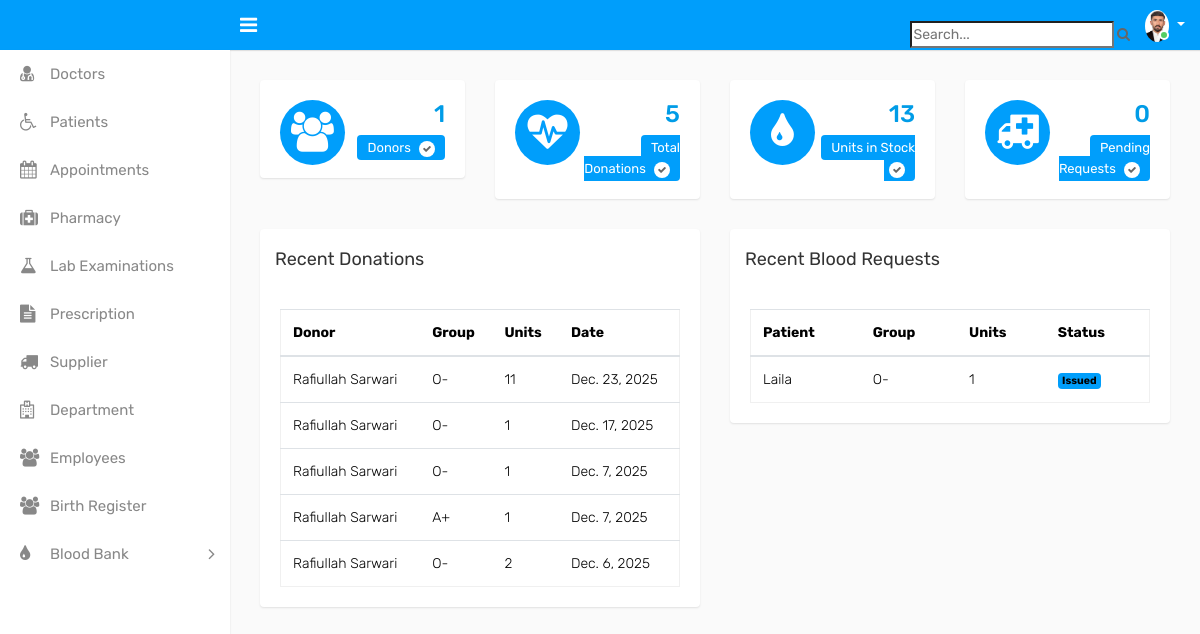
Before: /dashboard/ with the older database file.
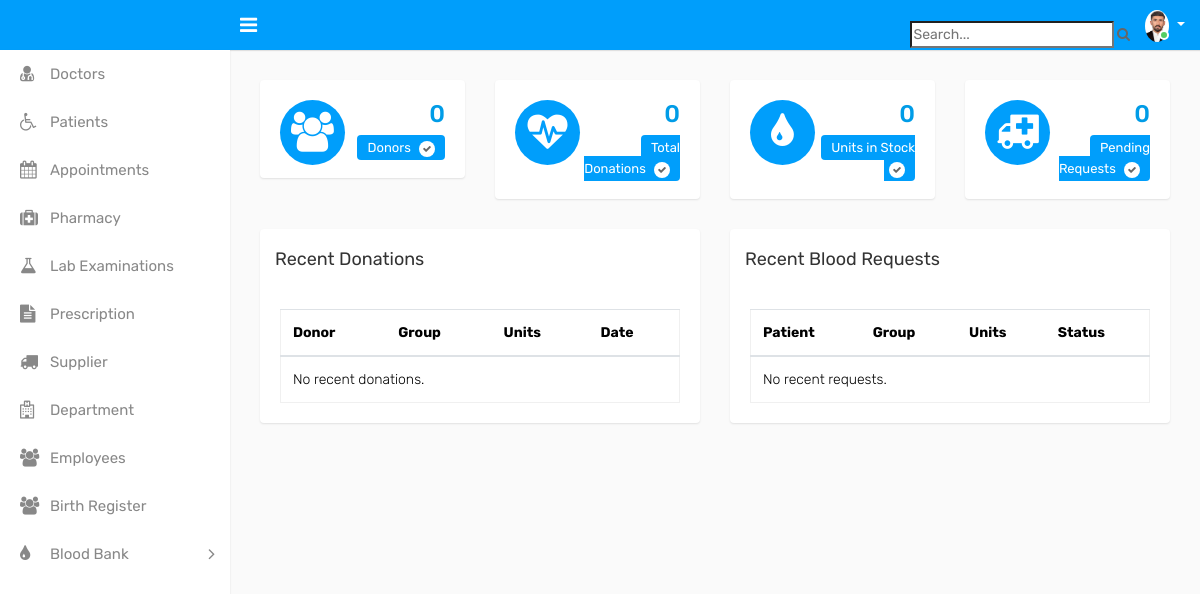
After: the same page with the newer database file.
### pharmacy/models.py (models this page shows, shortened)
class BloodDonation(models.Model):
    donor = models.ForeignKey(Donor, on_delete=models.CASCADE)
    blood_group = models.ForeignKey(BloodGroup, on_delete=models.CASCADE)
    units = models.PositiveIntegerField(default=1)
    donation_date = models.DateField(default=timezone.now)

class Donor(models.Model):
    GENDER_CHOICES = [
        ("Male", "Male"),
        ("Female", "Female"),
        ("Other", "Other"),
    ]
    full_name = models.CharField(max_length=150)
    age = models.PositiveIntegerField()
    gender = models.CharField(max_length=10, choices=GENDER_CHOICES)
    blood_group = models.ForeignKey(BloodGroup, on_delete=models.CASCADE)
    phone = models.CharField(max_length=20)
    address = models.CharField(max_length=255)
    last_donation_date = models.DateField(null=True, blank=True)
    created_at = models.DateTimeField(auto_now_add=True)

class BloodGroup(models.Model):
    BLOOD_TYPES = [
        ("A+", "A+"), ("A-", "A-"),
        ("B+", "B+"), ("B-", "B-"),
        ("O+", "O+"), ("O-", "O-"),
        ("AB+", "AB+"), ("AB-", "AB-"),
    ]
    name = models.CharField(max_length=5, choices=BLOOD_TYPES, unique=True)
    def __str__(self):
        return self.name

class BloodRequest(models.Model):
    STATUS = [
        ("Pending", "Pending"),
        ("Approved", "Approved"),
        ("Rejected", "Rejected"),
        ("Issued", "Issued"),
    ]
    patient = models.ForeignKey(Patient, on_delete=models.CASCADE)
    doctor = models.ForeignKey(Doctor, on_delete=models.SET_NULL, null=True)
    blood_group = models.ForeignKey(BloodGroup, on_delete=models.CASCADE)
    units_required = models.PositiveIntegerField(default=1)
    reason = models.TextField()
    status = models.CharField(max_length=20, choices=STATUS, default="Pending")
    request_date = models.DateTimeField(auto_now_add=True)
    issued_date = models.DateTimeField(null=True, blank=True)

class Patient(models.Model):
    GENDER_CHOICES = [
        ('M', 'Male'),
        ('F', 'Female')
    ]
    department = models.ForeignKey(Department, on_delete=models.SET_NULL, null=True)
    full_name = models.CharField(max_length=100)
    age = models.IntegerField()
    gender = models.CharField(max_length=1, choices=GENDER_CHOICES)
    contact = models.CharField(max_length=15)
    address = models.TextField()
    sick_type = models.TextField()
    registration_date = models.DateField(default=timezone.now)
    def __str__(self):
        return self.full_name

### pharmacy/views.py (the view)
# urls.py: path("dashboard/", views.BloodBankDashboardView.as_view(), name="blood_dashboard"),
class BloodBankDashboardView(TemplateView):
    template_name = "blood/dashboard.html"
    def get_context_data(self, **kwargs):
        context = super().get_context_data(**kwargs)
        context["total_donors"] = Donor.objects.count()
        context["total_donations"] = BloodDonation.objects.count()
        context["total_units"] = BloodStock.objects.aggregate(
            total=Sum("quantity")
        )["total"] or 0
        context["pending_requests"] = BloodRequest.objects.filter(status="Pending").count()
        context["approved_requests"] = BloodRequest.objects.filter(status="Approved").count()
        context["issued_requests"] = BloodRequest.objects.filter(status="Issued").count()
        context["low_stock"] = BloodStock.objects.filter(quantity__lt=5)
        context["recent_donations"] = BloodDonation.objects.order_by("-donation_date")[:10]
        context["recent_requests"] = BloodRequest.objects.order_by("-request_date")[:10]
        return context

### pharmacy/templatetags/group_tags.py (called while the page is built)
@register.filter(name='has_group')
def has_group(user, group_name):
    return user.groups.filter(name=group_name).exists()

### pharmacy/templates/blood/dashboard.html (shortened to what the changed rows need)
{% extends "base.html" %}
{% load static %}
{% block content %}
<div class="page-wrapper">
    <div class="content container-fluid">
        <div class="row">
            <div class="col-md-6 col-sm-6 col-lg-6 col-xl-3">
                <div class="dash-widget">
                    <a href="{% url 'donor_list' %}">
                        <div class="dash-widget-info text-right">
                            <h3>{{ total_donors }}</h3>
                            <span class="widget-title1">Donors <i class="fa fa-check" aria-hidden="true"></i></span>
                        </div>
                    </a>
                </div>
            </div>
            <div class="col-md-6 col-sm-6 col-lg-6 col-xl-3">
                <div class="dash-widget">
                    <a href="{% url 'donation_list' %}">
                        <div class="dash-widget-info text-right">
                            <h3>{{ total_donations }}</h3>
                            <span class="widget-title1">Total Donations <i class="fa fa-check" aria-hidden="true"></i></span>
                        </div>
                    </a>
                </div>
            </div>
            <div class="col-md-6 col-sm-6 col-lg-6 col-xl-3">
                <div class="dash-widget">
                    <a href="{% url 'blood_stock_list' %}">
                        <div class="dash-widget-info text-right">
                            <h3>{{ total_units  }}</h3>
                            <span class="widget-title1">Units in Stock <i class="fa fa-check" aria-hidden="true"></i></span>
                        </div>
                    </a>
                </div>
            </div>
        </div>
        <div class="row">
            <div class="col-md-6">
                <div class="card">
                    <div class="card-body">
                        <div class="table-responsive">
                            <table class="table mb-0">
                                <thead>
                                    <tr>
                                        <th>Donor</th>
                                        <th>Group</th>
                                        <th>Units</th>
                                        <th>Date</th>
                                    </tr>
                                </thead>
                                <tbody>
                                    {% for d in recent_donations %}
                                    <tr>
                                        <td>{{ d.donor.full_name }}</td>
                                        <td>{{ d.blood_group }}</td>
                                        <td>{{ d.units }}</td>
                                        <td>{{ d.donation_date }}</td>
                                    </tr>
                                    {% empty %}
                                    <tr>
                                        <td colspan="4">No recent donations.</td>
                                    </tr>
                                    {% endfor %}
                                </tbody>
                            </table>
                        </div>
                    </div>
                </div>
            </div>
            <div class="col-md-6">
                <div class="card">
                    <div class="card-body">
                        <div class="table-responsive">
                            <table class="table mb-0">
                                <thead>
                                    <tr>
                                        <th>Patient</th>
                                        <th>Group</th>
                                        <th>Units</th>
                                        <th>Status</th>
                                    </tr>
                                </thead>
                                <tbody>
                                    {% for r in recent_requests %}
                                    <tr>
                                        <td>{{ r.patient }}</td>
                                        <td>{{ r.blood_group }}</td>
                                        <td>{{ r.units_required }}</td>
                                        <td>
                                            <span class="badge bg-info">{{ r.status }}</span>
                                        </td>
                                    </tr>
                                    {% empty %}
                                    <tr>
                                        <td colspan="4">No recent requests.</td>
                                    </tr>
                                    {% endfor %}
                                </tbody>
                            </table>
                        </div>
                    </div>
                </div>
            </div>
        </div>
    </div>
</div>
{% endblock %}

Changed rows visible on the page:
removed BloodDonation: donor.full_name "Rafiullah Sarwari", blood_group "O-", units "11", donation_date "Dec. 23, 2025"
removed BloodDonation: donor.full_name "Rafiullah Sarwari", blood_group "O-", units "1", donation_date "Dec. 17, 2025"
removed BloodDonation: donor.full_name "Rafiullah Sarwari", blood_group "O-", units "1", donation_date "Dec. 7, 2025"
removed BloodDonation: donor.full_name "Rafiullah Sarwari", blood_group "A+", units "1", donation_date "Dec. 7, 2025"
removed BloodDonation: donor.full_name "Rafiullah Sarwari", blood_group "O-", units "2", donation_date "Dec. 6, 2025"
removed BloodRequest: patient "Laila", blood_group "O-", units_required "1", status "Issued"
Other visible differences:
{{ total_donors }}: "1" → "0"
{{ total_donations }}: "5" → "0"
{{ total_units }}: "13" → "0"
text now shown: "No recent donations. No recent requests."
